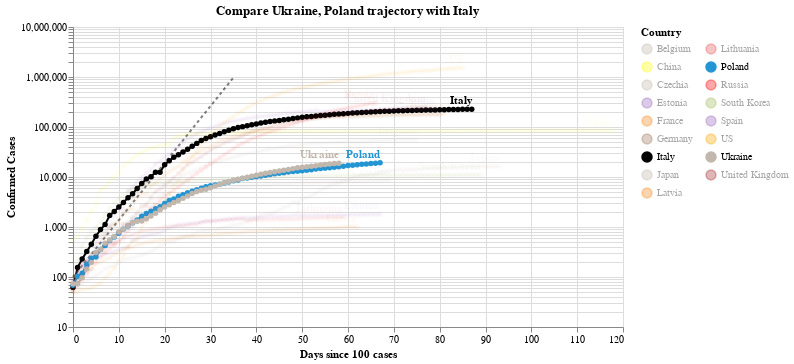

This figure's notebook cell:
### Code cell
#hide_input
chart2 = make_since_chart(dff2, ['Ukraine', 'Poland'], baseline_countries)
chart2

### Figure 1 — Vega-Lite specification as saved in the notebook (floating-point values rounded to 4 significant figures; data arrays with more than 128 entries replaced by an {"elided": "..."} marker saying what was removed)
{"config": {"view": {"continuousWidth": 400, "continuousHeight": 300}}, "layer": [{"data": {"name": "data-628230001892d6798b50651be41d1b3e"}, "mark": {"type": "line", "color": "black", "opacity": 0.5, "strokeDash": [3, 3]}, "encoding": {"x": {"type": "quantitative", "field": "Days since 100 cases"}, "y": {"type": "quantitative", "field": "Confirmed Cases"}}}, {"data": {"name": "data-93d74d0078b83133ea76f4f7e6157b41"}, "mark": {"type": "line", "point": true}, "encoding": {"color": {"type": "nominal", "field": "Country", "legend": {"columns": 2}, "scale": {"domain": ["Belgium", "China", "Czechia", "Estonia", "France", "Germany", "Italy", "Japan", "Latvia", "Lithuania", "Poland", "Russia", "South Korea", "Spain", "US", "Ukraine", "United Kingdom"], "range": ["#C1B7AD", "yellow", "#C1B7AD", "#9467bd", "#F58518", "#9D755D", "black", "#C1B7AD", "#F58518", "#E45756", "#2495D3", "red", "#A1BA59", "#9467bd", "orange", "#C1B7AD", "brown"]}}, "opacity": {"condition": {"value": 1, "selection": "selector003"}, "value": 0.05}, "tooltip": [{"type": "nominal", "field": "Country"}, {"type": "temporal", "field": "Date"}, {"type": "quantitative", "field": "Confirmed Cases"}, {"type": "quantitative", "field": "Days since 100 cases"}], "x": {"type": "quantitative", "field": "Days since 100 cases"}, "y": {"type": "quantitative", "field": "Confirmed Cases", "scale": {"type": "log"}}}, "selection": {"selector003": {"type": "multi", "fields": ["Country"], "bind": "legend", "init": [{"Country": "Ukraine"}, {"Country": "Poland"}, {"Country": "Italy"}]}}, "width": 550}, {"data": {"name": "data-93d74d0078b83133ea76f4f7e6157b41"}, "mark": {"type": "text", "align": "right", "dy": -8, "fontWeight": "bold"}, "encoding": {"color": {"type": "nominal", "field": "Country", "legend": {"columns": 2}, "scale": {"domain": ["Belgium", "China", "Czechia", "Estonia", "France", "Germany", "Italy", "Japan", "Latvia", "Lithuania", "Poland", "Russia", "South Korea", "Spain", "US", "Ukraine", "United Kingdom"], "range": ["#C1B7AD", "yellow", "#C1B7AD", "#9467bd", "#F58518", "#9D755D", "black", "#C1B7AD", "#F58518", "#E45756", "#2495D3", "red", "#A1BA59", "#9467bd", "orange", "#C1B7AD", "brown"]}}, "opacity": {"condition": {"value": 1, "selection": "selector003"}, "value": 0.05}, "text": {"type": "nominal", "field": "Country"}, "tooltip": [{"type": "nominal", "field": "Country"}, {"type": "temporal", "field": "Date"}, {"type": "quantitative", "field": "Confirmed Cases"}, {"type": "quantitative", "field": "Days since 100 cases"}], "x": {"type": "quantitative", "field": "Days since 100 cases"}, "y": {"type": "quantitative", "field": "Confirmed Cases", "scale": {"type": "log"}}}, "transform": [{"filter": "(datum['Date'] >= 1589846400000)"}], "width": 550}], "title": "Compare Ukraine, Poland trajectory with Italy", "$schema": "https://vega.github.io/schema/vega-lite/v4.0.2.json", "datasets": {"data-628230001892d6798b50651be41d1b3e": [{"Days since 100 cases": 0, "Confirmed Cases": 100.0}, {"Days since 100 cases": 1, "Confirmed Cases": 130.0}, {"Days since 100 cases": 2, "Confirmed Cases": 169.0}, {"Days since 100 cases": 3, "Confirmed Cases": 219.7}, {"Days since 100 cases": 4, "Confirmed Cases": 285.6}, {"Days since 100 cases": 5, "Confirmed Cases": 371.3}, {"Days since 100 cases": 6, "Confirmed Cases": 482.7}, {"Days since 100 cases": 7, "Confirmed Cases": 627.5}, {"Days since 100 cases": 8, "Confirmed Cases": 815.7}, {"Days since 100 cases": 9, "Confirmed Cases": 1060.0}, {"Days since 100 cases": 10, "Confirmed Cases": 1379.0}, {"Days since 100 cases": 11, "Confirmed Cases": 1792.0}, {"Days since 100 cases": 12, "Confirmed Cases": 2330.0}, {"Days since 100 cases": 13, "Confirmed Cases": 3029.0}, {"Days since 100 cases": 14, "Confirmed Cases": 3937.0}, {"Days since 100 cases": 15, "Confirmed Cases": 5119.0}, {"Days since 100 cases": 16, "Confirmed Cases": 6654.0}, {"Days since 100 cases": 17, "Confirmed Cases": 8650.0}, {"Days since 100 cases": 18, "Confirmed Cases": 11250.0}, {"Days since 100 cases": 19, "Confirmed Cases": 14620.0}, {"Days since 100 cases": 20, "Confirmed Cases": 19000.0}, {"Days since 100 cases": 21, "Confirmed Cases": 24710.0}, {"Days since 100 cases": 22, "Confirmed Cases": 32120.0}, {"Days since 100 cases": 23, "Confirmed Cases": 41750.0}, {"Days since 100 cases": 24, "Confirmed Cases": 54280.0}, {"Days since 100 cases": 25, "Confirmed Cases": 70560.0}, {"Days since 100 cases": 26, "Confirmed Cases": 91730.0}, {"Days since 100 cases": 27, "Confirmed Cases": 119300.0}, {"Days since 100 cases": 28, "Confirmed Cases": 155000.0}, {"Days since 100 cases": 29, "Confirmed Cases": 201500.0}, {"Days since 100 cases": 30, "Confirmed Cases": 262000.0}, {"Days since 100 cases": 31, "Confirmed Cases": 340600.0}, {"Days since 100 cases": 32, "Confirmed Cases": 442800.0}, {"Days since 100 cases": 33, "Confirmed Cases": 575600.0}, {"Days since 100 cases": 34, "Confirmed Cases": 748300.0}, {"Days since 100 cases": 35, "Confirmed Cases": 972800.0}], "data-93d74d0078b83133ea76f4f7e6157b41": {"elided": "1329 records"}}}
